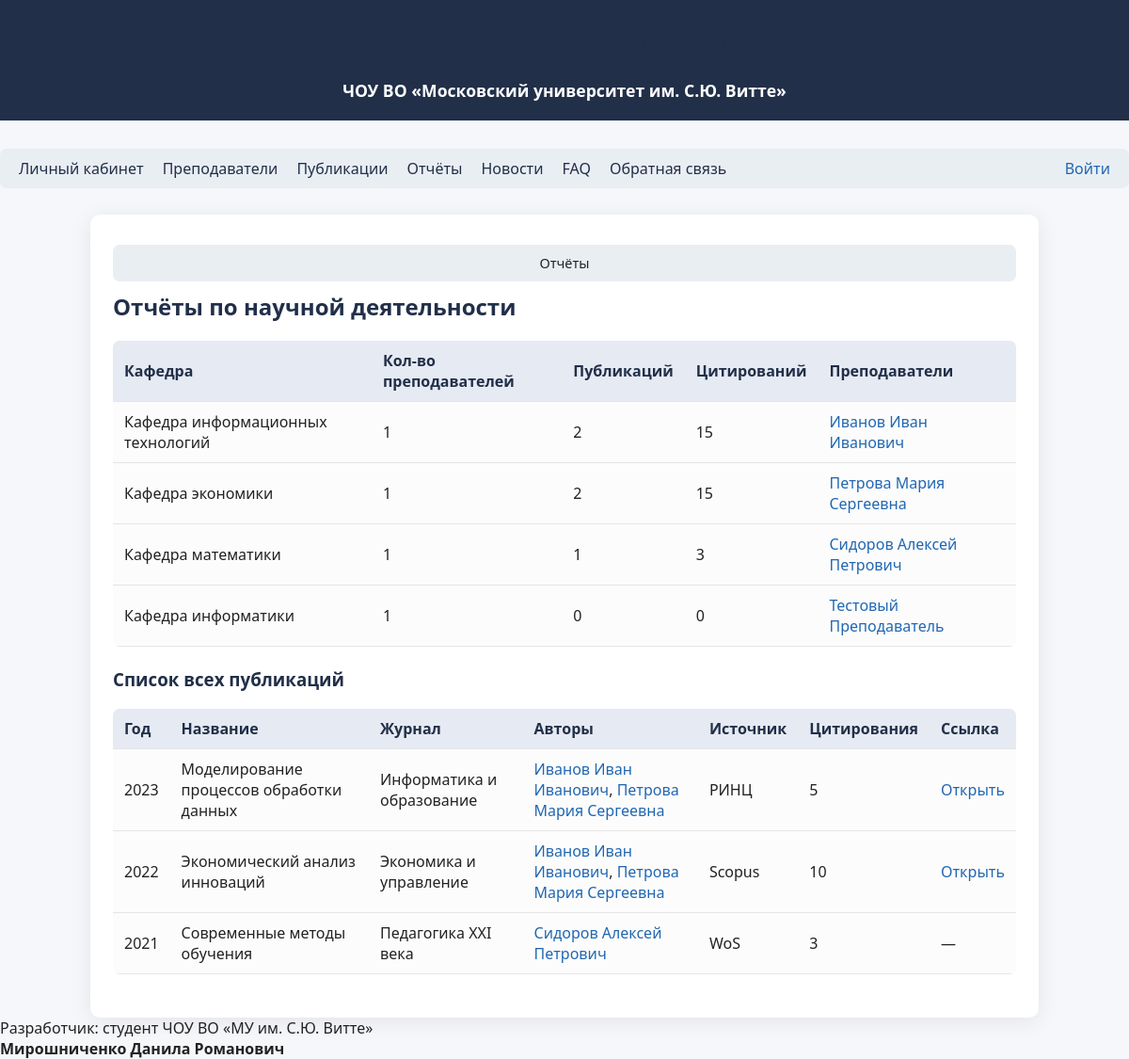
/reports, run on an earlier commit of the app's database.
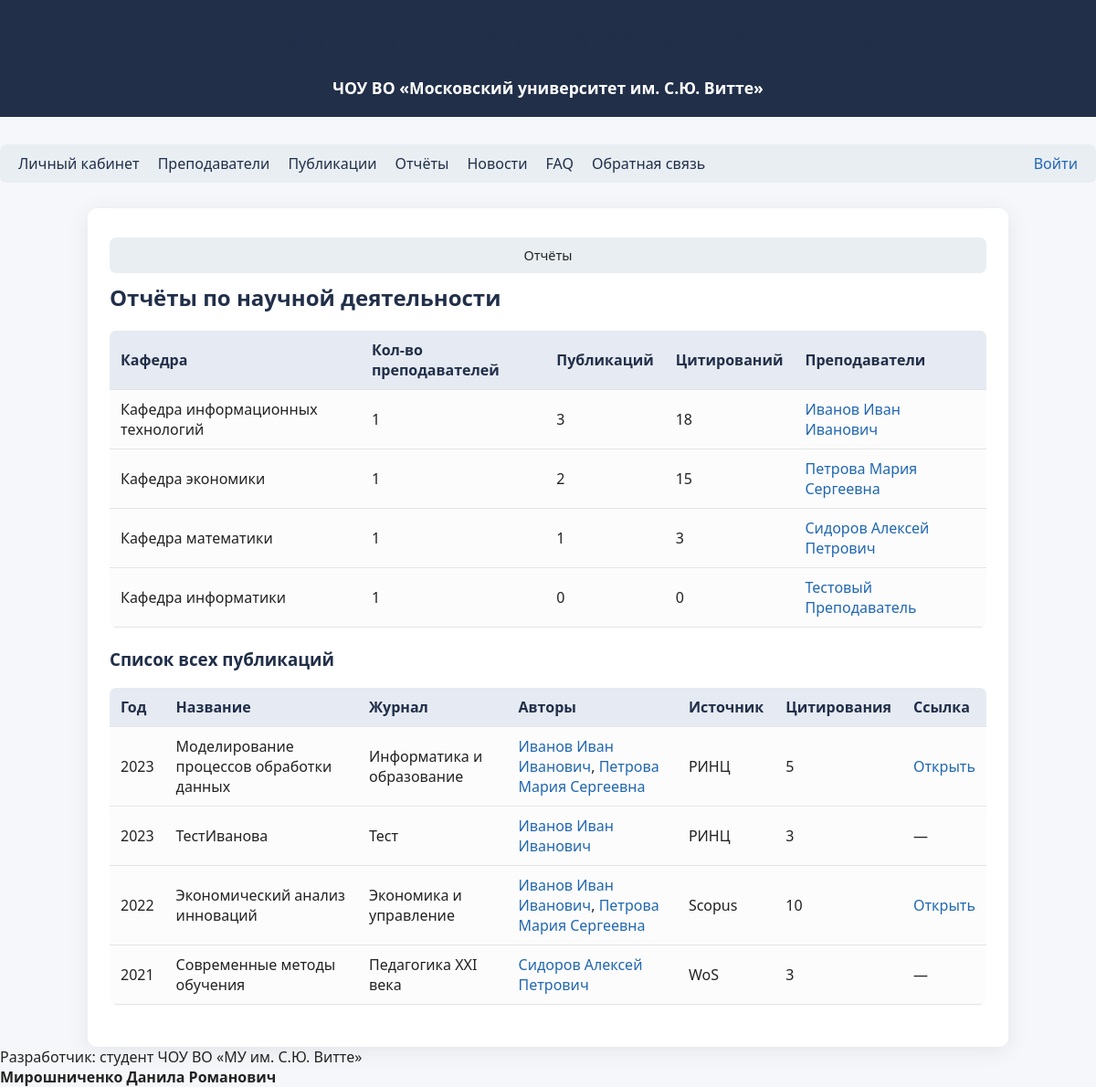
And on a later commit of the database.
### tables this page shows
CREATE TABLE lecturers (
            id INTEGER PRIMARY KEY AUTOINCREMENT,
            fio TEXT,
            position TEXT,
            department TEXT,
            academic_degree TEXT,
            orcid TEXT,
            email TEXT
        );

CREATE TABLE publications (
            id INTEGER PRIMARY KEY AUTOINCREMENT,
            title TEXT,
            year INTEGER,
            journal TEXT,
            source TEXT,
            link TEXT,
            citations INTEGER,
            doi TEXT,
            file_path TEXT,
            status TEXT DEFAULT 'new',
            review_comment TEXT,
            revision_deadline TEXT,
            reviewer_id INTEGER
        );

### app/routes.py (the view)
@bp.route('/reports')
def reports():
    lecturers = get_all_lecturers()
    pubs = get_all_publications()
    departments = {}
    for l in lecturers:
        dep = l['department']
        if dep not in departments:
            departments[dep] = {'lecturers': [], 'publications': 0, 'citations': 0}
        departments[dep]['lecturers'].append(l)
        pubs_by_l = get_publications_by_lecturer(l['id'])
        departments[dep]['publications'] += len(pubs_by_l)
        departments[dep]['citations'] += sum([int(p['citations']) for p in pubs_by_l if p['citations']])
    return render_template(
        'reports.html',
        departments=departments,
        pubs=pubs,
        breadcrumbs=[('Отчёты', None)]
    )

### app/models.py (called while the page is built)
def get_db():
    db = getattr(g, '_database', None)
    if db is None:
        db = g._database = sqlite3.connect(DATABASE)
        db.row_factory = sqlite3.Row
    return db

def get_all_lecturers():
    db = get_db()
    return db.execute(
        "SELECT * FROM lecturers"
    ).fetchall()

def get_all_publications():
    db = get_db()
    pubs = db.execute(
        "SELECT * FROM publications ORDER BY year DESC"
    ).fetchall()
    return pubs

def get_publications_by_lecturer(lecturer_id):
    db = get_db()
    pubs = db.execute(
        "SELECT p.* FROM publications p "
        "JOIN lecturer_publications lp ON p.id = lp.publication_id "
        "WHERE lp.lecturer_id = ? ORDER BY p.year DESC",
        (lecturer_id,)
    ).fetchall()
    return pubs

### app/routes.py (called while the page is built)
@bp.before_app_request
def load_logged_in_user():
    user_id = session.get('user_id')
    g.user = get_user_by_id(user_id) if user_id else None

### app/templates/reports.html (shortened to what this page needs)
{% extends "base.html" %}
{% block content %}
<h2>Отчёты по научной деятельности</h2>
<table>
    <thead>
        <tr>
            <th>Кафедра</th>
            <th>Кол-во преподавателей</th>
            <th>Публикаций</th>
            <th>Цитирований</th>
            <th>Преподаватели</th>
        </tr>
    </thead>
    <tbody>
    {% for department, data in departments.items() %}
        <tr>
            <td>{{ department }}</td>
            <td>{{ data['lecturers']|length }}</td>
            <td>{{ data['publications'] }}</td>
            <td>{{ data['citations'] }}</td>
            <td>
                {% for l in data['lecturers'] %}
                    <a href="{{ url_for('main.lecturer_profile', lecturer_id=l['id']) }}">{{ l['fio'] }}</a>{% if not loop.last %}, {% endif %}
                {% endfor %}
            </td>
        </tr>
    {% endfor %}
    </tbody>
</table>
<h3>Список всех публикаций</h3>
<table>
    <thead>
        <tr>
            <th>Год</th>
            <th>Название</th>
            <th>Журнал</th>
            <th>Авторы</th>
            <th>Источник</th>
            <th>Цитирования</th>
            <th>Ссылка</th>
        </tr>
    </thead>
    <tbody>
    {% for pub in pubs %}
        <tr>
            <td>{{ pub['year'] }}</td>
            <td>{{ pub['title'] }}</td>
            <td>{{ pub['journal'] }}</td>
            <td>
                {% set authors = [] %}
                {% for lecturer in get_all_lecturers() %}
                    {% for lp in get_publications_by_lecturer(lecturer['id']) %}
                        {% if lp['id'] == pub['id'] %}
                            {% set _ = authors.append('<a href="' ~ url_for('main.lecturer_profile', lecturer_id=lecturer['id']) ~ '">' ~ lecturer['fio'] ~ '</a>') %}
                        {% endif %}
                    {% endfor %}
                {% endfor %}
                {{ authors|join(', ')|safe }}
            </td>
            <td>{{ pub['source'] }}</td>
            <td>{{ pub['citations']|default(0) }}</td>
            <td>
                {% if pub['link'] %}
                    <a href="{{ pub['link'] }}" target="_blank">Открыть</a>
                {% else %}
                    —
                {% endif %}
            </td>
        </tr>
    {% endfor %}
    </tbody>
</table>
{% endblock %}

What changed in the data, as far as the page shows it:
computed for lecturers "Кафедра информационных технологий": publications "2" → "3"; citations "15" → "18"
added publications: year "2023", title "ТестИванова", journal "Тест", authors "Иванов Иван Иванович", source "РИНЦ", citations "3"
